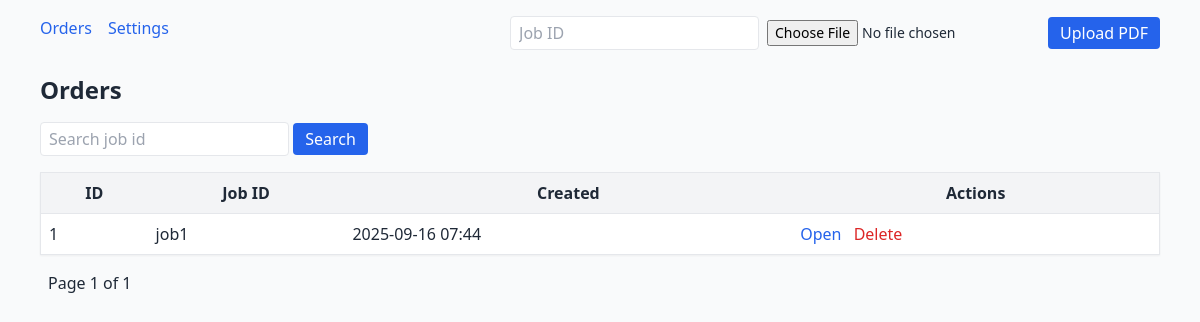
The page /orders on the database as committed earlier.
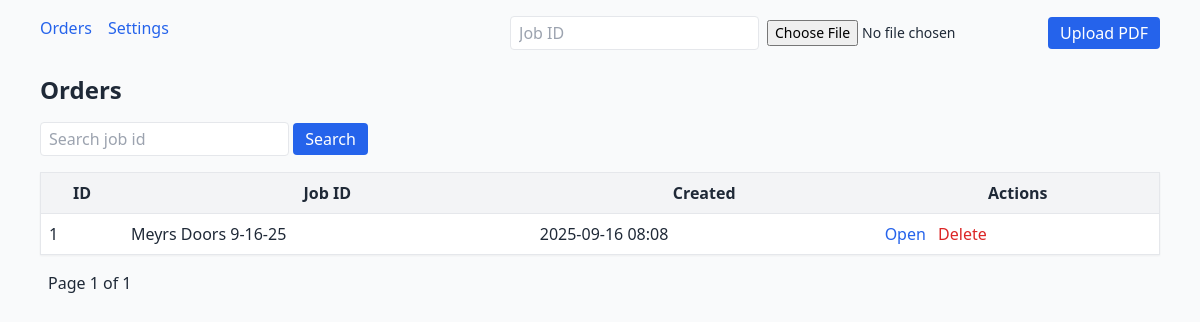
The same page on the database as committed later.
### db.py (models this page shows)
class Base(DeclarativeBase):
    pass

class Order(Base):
    __tablename__ = "orders"
    id: Mapped[int] = mapped_column(Integer, primary_key=True)
    job_id: Mapped[str] = mapped_column(String(120))
    created_at: Mapped[datetime] = mapped_column(DateTime, default=datetime.utcnow)
    dealer_code: Mapped[str | None] = mapped_column(String(120), default=None)
    job_name:   Mapped[str | None] = mapped_column(String(200), default=None)
    finish:     Mapped[str | None] = mapped_column(String(120), default=None)
    style_door_sfp:    Mapped[str | None] = mapped_column(String(120), default=None)
    style_door_flat:   Mapped[str | None] = mapped_column(String(120), default=None)
    style_drawer_sfp:  Mapped[str | None] = mapped_column(String(120), default=None)
    style_drawer_flat: Mapped[str | None] = mapped_column(String(120), default=None)
    style_panel_code:  Mapped[str | None] = mapped_column(String(120), default=None)  # one code for all panels
    hinge_top_offset_in:    Mapped[str | None] = mapped_column(String(20), default=None)
    hinge_bottom_offset_in: Mapped[str | None] = mapped_column(String(20), default=None)
    hinge_size_in:          Mapped[str | None] = mapped_column(String(20), default=None)
    items: Mapped[list["Item"]] = relationship(back_populates="order", cascade="all, delete-orphan")

### app.py (the view)
@app.get("/orders", response_class=HTMLResponse)
def orders_list(request: Request, page: int = 1, q: str | None = None):
    PAGE = 20
    with Session(engine) as s:
        stmt = select(Order).order_by(Order.id.desc())
        if q:
            stmt = stmt.filter(Order.job_id.contains(q))
        total = s.scalar(select(func.count()).select_from(stmt.subquery()))
        orders = s.execute(stmt.limit(PAGE).offset((page - 1) * PAGE)).scalars().all()
    page_count = max(1, (total + PAGE - 1) // PAGE)
    return templates.TemplateResponse("orders_list.html", {
        "request": request, "orders": orders, "page": page, "page_count": page_count, "q": q
    })

### templates/orders_list.html (shortened to what this page needs)
{% extends "base.html" %}
{% block content %}
<h1 class="text-2xl font-semibold mb-4">Orders</h1>
<form method="get" class="mb-4">
  <input type="text" name="q" value="{{ q or '' }}" placeholder="Search job id" class="border rounded px-2 py-1">
  <button class="bg-blue-600 text-white px-3 py-1 rounded">Search</button>
</form>
<table class="w-full bg-white shadow-sm border">
  <thead class="bg-gray-100">
    <tr>
      <th class="p-2">ID</th>
      <th class="p-2">Job ID</th>
      <th class="p-2">Created</th>
      <th class="p-2">Actions</th>
    </tr>
  </thead>
  <tbody>
    {% for o in orders %}
    <tr class="border-t">
      <td class="p-2">{{ o.id }}</td>
      <td class="p-2">{{ o.job_id }}</td>
      <td class="p-2">{{ o.created_at.strftime("%Y-%m-%d %H:%M") }}</td>
      <td class="p-2">
        <a class="text-blue-600 mr-2" href="/orders/{{ o.id }}">Open</a>
        <form action="/orders/{{ o.id }}" method="post" style="display:inline"
          onsubmit="return confirm('Delete order #{{ o.id }}?');">
          <button class="text-red-600">Delete</button>
        </form>
      </td>
    </tr>
    {% endfor %}
  </tbody>
</table>
<div class="mt-4">
  <span class="mx-2">Page {{ page }} of {{ page_count }}</span>
</div>
{% endblock %}

### templates/base.html (shortened to what this page needs)
<!doctype html>
<html>
<head>
  <script src="https://cdn.tailwindcss.com"></script>
</head>
<body class="bg-gray-50 text-gray-800">
  <div class="max-w-6xl mx-auto p-4">
    <nav class="mb-6 flex gap-4">
      <a href="/orders" class="text-blue-600">Orders</a>
      <a href="/settings" class="text-blue-600">Settings</a>
      <form action="/upload" method="post" enctype="multipart/form-data" class="ml-auto flex gap-2 items-center">
        <input name="job_id" placeholder="Job ID" class="border rounded px-2 py-1">
        <input type="file" name="file" accept="application/pdf" class="text-sm">
        <button class="bg-blue-600 text-white px-3 py-1 rounded">Upload PDF</button>
      </form>
    </nav>
    {% block content %}{% endblock %}
  </div>
</body>
</html>

Rows that differ between the two databases and show on the page:
changed Order id 1: job_id "job1" → "Meyrs Doors 9-16-25"; created_at "2025-09-16 07:44" → "2025-09-16 08:08"
